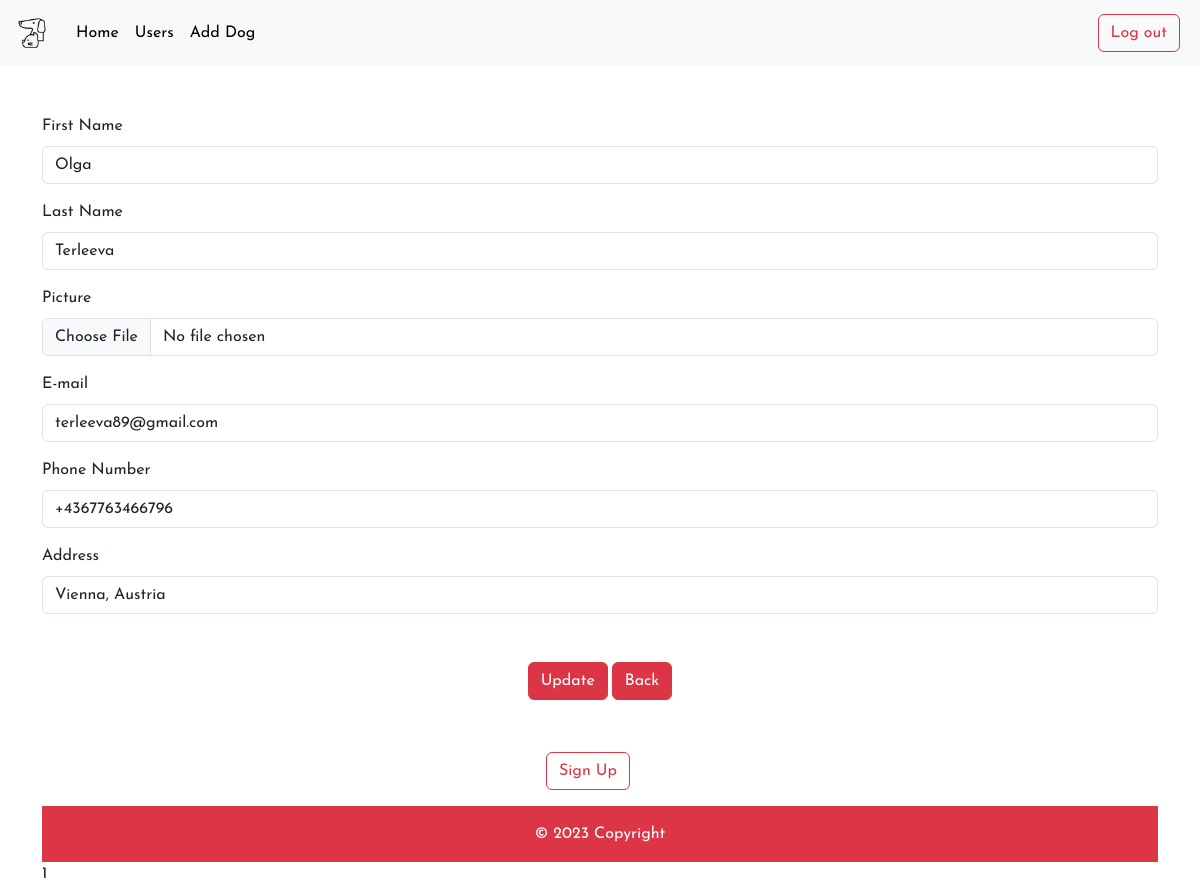
/php/update_users.php?id=1 (signed in), run on the app's committed database.
### tables this page shows
CREATE TABLE `users` (
  `id` int(11) NOT NULL,
  `first_name` varchar(255) NOT NULL,
  `last_name` varchar(255) NOT NULL,
  `password` varchar(255) NOT NULL,
  `phone_number` varchar(255) NOT NULL,
  `email` varchar(255) NOT NULL,
  `picture` varchar(255) DEFAULT NULL,
  `address` varchar(255) DEFAULT NULL,
  `status` varchar(4) NOT NULL DEFAULT 'user'
);

### php/update_users.php (the view, shortened to what this page needs)
<?php require_once "db_connect.php";
require_once "../inc/navbar-admin.php";
$id = $_GET["id"];
$sql = "SELECT * FROM users WHERE id = $id";
$result = mysqli_query($connect, $sql);
$row = mysqli_fetch_assoc($result);
?>
<div class='container mt-5'>
    <form method="POST" enctype="multipart/form-data">
        <div class="mb-3">
            <label for="exampleFormControlInput1" class="form-label">First Name</label>
            <input type="text" class="form-control" id="exampleFormControlInput1" placeholder="Name" name="first_name" value="<?= $row["first_name"] ?>">
        </div>
        <div class="mb-3">
            <label for="exampleFormControlInput1" class="form-label">Last Name</label>
            <input type="text" class="form-control" id="exampleFormControlInput1" placeholder="Name" id="last_name" name="last_name" value="<?= $row["last_name"] ?>">
        </div>
        <div class="mb-3">
            <label for="exampleFormControlInput1" class="form-label">Picture</label>
            <input type="file" class="form-control" id="exampleFormControlInput1" placeholder="Upload your photo here" id="picture" name="picture">
        </div>
        <div class=" mb-3">
            <label for="exampleFormControlInput1" class="form-label">E-mail</label>
            <input type="text" class="form-control" id="exampleFormControlInput1" placeholder="Your email" name="email" value="<?= $row["email"] ?>">
        </div>
        <div class="mb-3">
            <label for="exampleFormControlInput1" class="form-label">Phone Number</label>
            <input type="text" class="form-control" id="exampleFormControlInput1" placeholder="+43 xx xx xxx" id="date_of_birth" name="phone_number" value="<?= $row["phone_number"] ?>">
        </div>
        <div class="mb-3">
            <label for="exampleFormControlInput1" class="form-label">Address</label>
            <input type="text" class="form-control" id="exampleFormControlInput1" placeholder="Address" id="address" name="address" value="<?= $row["address"] ?>">
        </div>
        <div class="d-flex justify-content-center m-5 ">
            <button name="update" type="update" class="btn btn-danger">Update</button>
            <a href="users_admin.php" name="back " type="back" class="btn btn-danger ms-1">Back</a>
        </div>
    </form>
    <?= require_once "../inc/footer.php"; ?>

### data on the page
users: first_name "Olga", last_name "Terleeva", email "terleeva89@gmail.com", phone_number "+4367763466796", address "Vienna, Austria"

### other printed values
require_once "../inc/footer.php" "1"
